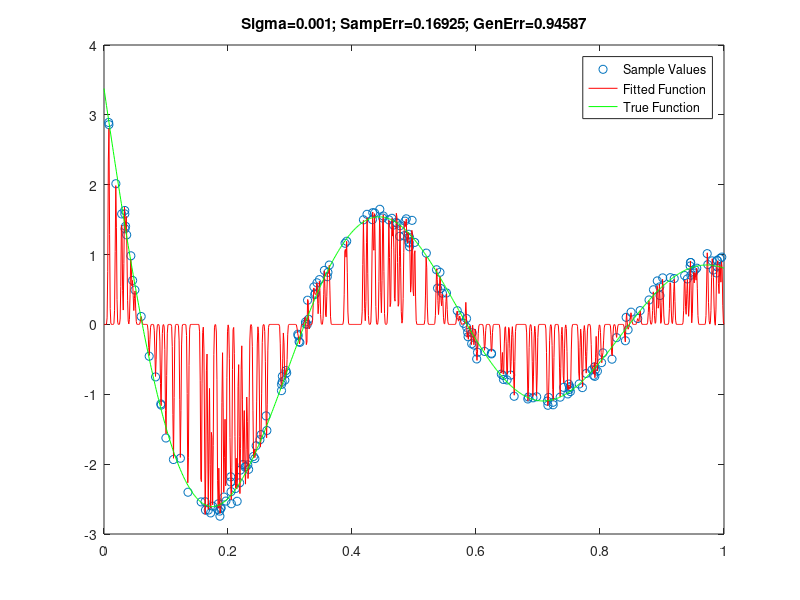

Reproduce this figure in MATLAB.
%f1 = @(z) sin(12*(z+0.2))./(z+0.2);
M = 200; % Replace with the desired number of data points
T = sort(rand(M, 1));


f0 = @(z) sin(12*(z+0.2))./(z+0.2);
y = f0(T) + 0.1*randn(M, 1);
kern = @(z1,z2,q) exp(-(z1-z2).^2/(2*q^2));
i = 0;

sig = 1/1000;

delta = .004;
K = kern(T, T', sig);
w_hat = inv(K + delta*eye(M))*y;
f_hat = @(z) kern(z,T',sig)*w_hat;
samperr = norm(f_hat(T)-y);
func = @(z) (f_hat(z)-f0(z)).^2;
generr = (integral(func,0,1,'ArrayValued',true)).^0.5;
figure(1)
cla
plot(T,y,'o')
hold on
s = linspace(0,1,1000)';
plot(s,f_hat(s),'r')
plot(s,f0(s),'g')
title(['Sigma=',num2str(sig),'; SampErr=',num2str(samperr),'; GenErr=',num2str(generr)])
legend('Sample Values','Fitted Function','True Function')
saveas(gcf,['sin_approx_d',num2str(i),'.png'])
i = i+1;